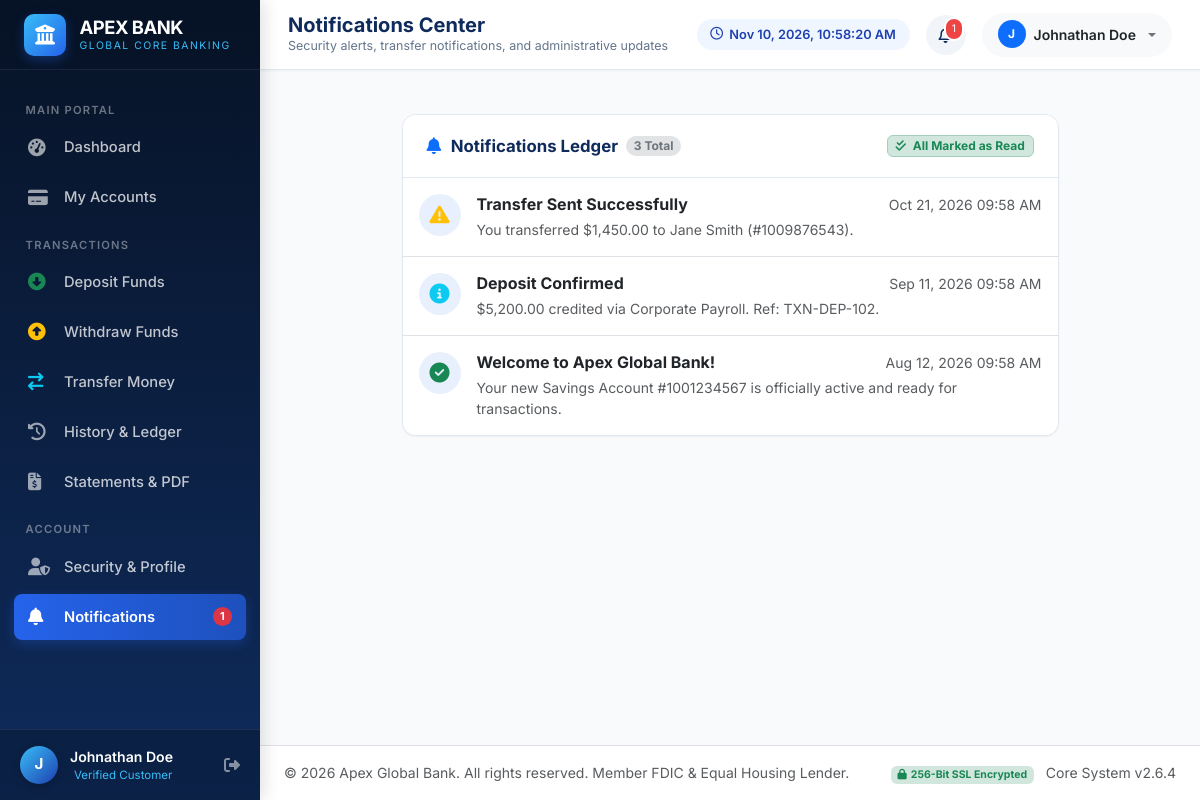
The app's page /customer/notifications (signed in) with its own data.
### models.py (models this page shows, shortened)
class User(db.Model):
    __tablename__ = 'users'
    id = db.Column(db.Integer, primary_key=True)
    username = db.Column(db.String(50), unique=True, nullable=False, index=True)
    email = db.Column(db.String(120), unique=True, nullable=False, index=True)
    password_hash = db.Column(db.String(255), nullable=False)
    full_name = db.Column(db.String(100), nullable=False)
    phone = db.Column(db.String(20), nullable=True)
    address = db.Column(db.String(255), nullable=True)
    role = db.Column(db.String(20), nullable=False, default='customer')  # 'customer' or 'admin'
    is_active = db.Column(db.Boolean, default=True)
    created_at = db.Column(db.DateTime, default=utc_now)
    accounts = db.relationship('Account', backref='user', lazy=True, cascade='all, delete-orphan')
    notifications = db.relationship('Notification', backref='user', lazy=True, cascade='all, delete-orphan')

class Notification(db.Model):
    __tablename__ = 'notifications'
    id = db.Column(db.Integer, primary_key=True)
    user_id = db.Column(db.Integer, db.ForeignKey('users.id'), nullable=False)
    title = db.Column(db.String(120), nullable=False)
    message = db.Column(db.Text, nullable=False)
    type = db.Column(db.String(20), nullable=False, default='info')  # 'info', 'success', 'warning', 'danger'
    is_read = db.Column(db.Boolean, default=False, index=True)
    created_at = db.Column(db.DateTime, default=utc_now, index=True)

### routes/customer_routes.py (the view)
@customer_bp.route('/notifications')
@login_required
@customer_required
def notifications():
    user = get_current_user()
    notifs = Notification.query.filter_by(user_id=user.id).order_by(Notification.created_at.desc()).all()
    Notification.query.filter_by(user_id=user.id, is_read=False).update({'is_read': True})
    db.session.commit()
    return render_template('customer/notifications.html', notifications=notifs)

### routes/customer_routes.py (called while the page is built)
def get_current_user():
    return User.query.get(session.get('user_id'))

### templates/customer/notifications.html (shortened to what this page needs)
{% extends "base.html" %}
{% block page_title %}Notifications Center{% endblock %}
{% block page_subtitle %}Security alerts, transfer notifications, and administrative updates{% endblock %}
{% block content %}
<div class="row justify-content-center">
  <div class="col-lg-9">
    <div class="bank-card">
      <div class="bank-card-header">
        <div class="d-flex align-items-center gap-2">
          <h3 class="bank-card-title m-0">
            <i class="fa-solid fa-bell text-primary"></i> Notifications Ledger
          </h3>
          <span class="badge bg-secondary-subtle text-secondary rounded-pill">{{ notifications|length }} Total</span>
        </div>
        <span class="badge bg-success-subtle text-success border border-success-subtle">
          <i class="fa-solid fa-check-double me-1"></i> All Marked as Read
        </span>
      </div>
      <div class="bank-card-body p-0">
        {% if notifications %}
        <div class="list-group list-group-flush">
          {% for notif in notifications %}
          <div class="list-group-item p-3 d-flex align-items-start gap-3">
            <div class="rounded-circle p-2 d-flex align-items-center justify-content-center flex-shrink-0" style="width: 42px; height: 42px; background: rgba(37, 99, 235, 0.1);">
              {% if notif.type == 'success' %}
                <i class="fa-solid fa-circle-check text-success fs-5"></i>
              {% elif notif.type == 'warning' %}
                <i class="fa-solid fa-triangle-exclamation text-warning fs-5"></i>
              {% elif notif.type == 'danger' %}
                <i class="fa-solid fa-circle-exclamation text-danger fs-5"></i>
              {% else %}
                <i class="fa-solid fa-circle-info text-info fs-5"></i>
              {% endif %}
            </div>
            <div class="flex-grow-1">
              <div class="d-flex justify-content-between align-items-center mb-1">
                <h6 class="fw-bold text-dark mb-0">{{ notif.title }}</h6>
                <small class="text-muted">{{ notif.created_at.strftime('%b %d, %Y %I:%M %p') }}</small>
              </div>
              <p class="text-muted small mb-0">{{ notif.message }}</p>
            </div>
          </div>
          {% endfor %}
        </div>
        {% else %}
        <div class="text-center py-5 text-muted">
          <i class="fa-regular fa-bell-slash fs-2 d-block mb-2 text-secondary"></i>
          You have no notifications at this time.
        </div>
        {% endif %}
      </div>
    </div>
  </div>
</div>
{% endblock %}

### templates/base.html (shortened to what this page needs)
<!DOCTYPE html>
<html lang="en">
<head>
  <link href="https://cdn.jsdelivr.net/npm/bootstrap@5.3.3/dist/css/bootstrap.min.css" rel="stylesheet">
  <link rel="stylesheet" href="https://cdnjs.cloudflare.com/ajax/libs/font-awesome/6.5.1/css/all.min.css">
  <link rel="stylesheet" href="{{ url_for('static', filename='css/style.css') }}">
</head>
<body>
<div class="app-wrapper">
  {% if session.get('user_id') %}
  <aside class="sidebar">
    <div class="sidebar-brand">
      <div class="brand-icon-box">
        <i class="fa-solid fa-building-columns"></i>
      </div>
      <div>
        <div class="brand-text">APEX BANK</div>
        <span class="brand-subtext">GLOBAL CORE BANKING</span>
      </div>
    </div>
    <div class="sidebar-nav">
      {% if session.get('user_role') == 'admin' %}
        <div class="nav-section-title">Administration</div>
        <div class="sidebar-item">
          <a href="{{ url_for('admin.dashboard') }}" class="sidebar-link {% if request.endpoint == 'admin.dashboard' %}active{% endif %}">
            <i class="fa-solid fa-chart-pie"></i> Control Center
          </a>
        </div>
        <div class="sidebar-item">
          <a href="{{ url_for('admin.customers') }}" class="sidebar-link {% if request.endpoint in ['admin.customers', 'admin.customer_detail'] %}active{% endif %}">
            <i class="fa-solid fa-users-gear"></i> Manage Customers
          </a>
        </div>
        <div class="sidebar-item">
          <a href="{{ url_for('admin.accounts') }}" class="sidebar-link {% if request.endpoint == 'admin.accounts' %}active{% endif %}">
            <i class="fa-solid fa-vault"></i> Bank Accounts
          </a>
        </div>
        <div class="sidebar-item">
          <a href="{{ url_for('admin.transactions') }}" class="sidebar-link {% if request.endpoint == 'admin.transactions' %}active{% endif %}">
            <i class="fa-solid fa-list-check"></i> Audit Transactions
          </a>
        </div>
      {% else %}
        <div class="nav-section-title">Main Portal</div>
        <div class="sidebar-item">
          <a href="{{ url_for('customer.dashboard') }}" class="sidebar-link {% if request.endpoint == 'customer.dashboard' %}active{% endif %}">
            <i class="fa-solid fa-gauge-high"></i> Dashboard
          </a>
        </div>
        <div class="sidebar-item">
          <a href="{{ url_for('customer.accounts') }}" class="sidebar-link {% if request.endpoint == 'customer.accounts' %}active{% endif %}">
            <i class="fa-solid fa-credit-card"></i> My Accounts
          </a>
        </div>
        <div class="nav-section-title">Transactions</div>
        <div class="sidebar-item">
          <a href="{{ url_for('customer.deposit') }}" class="sidebar-link {% if request.endpoint == 'customer.deposit' %}active{% endif %}">
            <i class="fa-solid fa-circle-down text-success"></i> Deposit Funds
          </a>
        </div>
        <div class="sidebar-item">
          <a href="{{ url_for('customer.withdraw') }}" class="sidebar-link {% if request.endpoint == 'customer.withdraw' %}active{% endif %}">
            <i class="fa-solid fa-circle-up text-warning"></i> Withdraw Funds
          </a>
        </div>
        <div class="sidebar-item">
          <a href="{{ url_for('customer.transfer') }}" class="sidebar-link {% if request.endpoint == 'customer.transfer' %}active{% endif %}">
            <i class="fa-solid fa-arrow-right-arrow-left text-info"></i> Transfer Money
          </a>
        </div>
        <div class="sidebar-item">
          <a href="{{ url_for('customer.transactions') }}" class="sidebar-link {% if request.endpoint == 'customer.transactions' %}active{% endif %}">
            <i class="fa-solid fa-clock-rotate-left"></i> History & Ledger
          </a>
        </div>
        <div class="sidebar-item">
          <a href="{{ url_for('customer.statement') }}" class="sidebar-link {% if request.endpoint == 'customer.statement' %}active{% endif %}">
            <i class="fa-solid fa-file-invoice-dollar"></i> Statements & PDF
          </a>
        </div>
        <div class="nav-section-title">Account</div>
        <div class="sidebar-item">
          <a href="{{ url_for('customer.profile') }}" class="sidebar-link {% if request.endpoint == 'customer.profile' %}active{% endif %}">
            <i class="fa-solid fa-user-shield"></i> Security & Profile
          </a>
        </div>
        <div class="sidebar-item">
          <a href="{{ url_for('customer.notifications') }}" class="sidebar-link {% if request.endpoint == 'customer.notifications' %}active{% endif %}">
            <i class="fa-solid fa-bell"></i> Notifications
            {% if unread_notifications_count > 0 %}
            <span class="badge rounded-pill bg-danger ms-auto">{{ unread_notifications_count }}</span>
            {% endif %}
          </a>
        </div>
      {% endif %}
    </div>
    <div class="sidebar-user">
      <div class="sidebar-user-avatar">
        {{ session.get('full_name', 'U')[0] }}
      </div>
      <div class="sidebar-user-info">
        <div class="sidebar-user-name">{{ session.get('full_name') }}</div>
        <div class="sidebar-user-role">
          {% if session.get('user_role') == 'admin' %}
            <i class="fa-solid fa-shield-halved text-warning me-1"></i>Administrator
          {% else %}
            Verified Customer
          {% endif %}
        </div>
      </div>
      <a href="{{ url_for('auth.logout') }}" class="text-white-50 hover-text-white ms-2" title="Secure Logout">
        <i class="fa-solid fa-right-from-bracket"></i>
      </a>
    </div>
  </aside>
  {% endif %}
  <div class="main-content {% if not session.get('user_id') %}w-100 ms-0{% endif %}">
    {% if session.get('user_id') %}
    <header class="top-header">
      <div class="d-flex align-items-center">
        <div class="header-title-box">
          <h1>{% block page_title %}Overview{% endblock %}</h1>
          <p>{% block page_subtitle %}Apex Secure Core Banking Platform{% endblock %}</p>
        </div>
      </div>
      <div class="header-actions">
        <div class="header-time-badge d-none d-md-flex">
          <i class="fa-regular fa-clock"></i>
          <span id="liveClock">Loading...</span>
        </div>
        {% if session.get('user_role') == 'customer' %}
        <a href="{{ url_for('customer.notifications') }}" class="notif-bell-btn text-decoration-none" title="Notifications">
          {% if unread_notifications_count > 0 %}
          <span class="notif-badge">{{ unread_notifications_count }}</span>
          {% endif %}
        </a>
        {% endif %}
        <div class="dropdown">
          <button class="btn btn-outline-secondary dropdown-toggle d-flex align-items-center gap-2 border-0 bg-light py-2 px-3 rounded-pill" type="button" data-bs-toggle="dropdown">
            <span class="badge bg-primary rounded-circle p-2" style="width:28px;height:28px;display:flex;align-items:center;justify-content:center;">
              {{ session.get('full_name', 'U')[0] }}
            </span>
            <span class="d-none d-sm-inline fw-semibold small text-dark">{{ session.get('full_name') }}</span>
          </button>
        </div>
      </div>
    </header>
    {% endif %}
    <div class="container-fluid px-4 pt-3">
    </div>
    <main class="page-container">
      {% block content %}{% endblock %}
    </main>
    {% if session.get('user_id') %}
    <footer class="mt-auto py-3 bg-white border-top text-center text-muted small">
      <div class="container-fluid d-flex flex-column flex-sm-row justify-content-between align-items-center px-4">
        <div>
          &copy; {{ 2026 }} {{ bank_name }}. All rights reserved. Member FDIC & Equal Housing Lender.
        </div>
        <div class="mt-2 mt-sm-0">
          <span class="badge bg-success-subtle text-success me-2"><i class="fa-solid fa-lock me-1"></i>256-Bit SSL Encrypted</span>
          <span class="text-muted">Core System v2.6.4</span>
        </div>
      </div>
    </footer>
    {% endif %}
  </div>
</div>
</body>
</html>

### records on screen
User: get "Johnathan Doe"
Notification: type "warning" (drawn), title "Transfer Sent Successfully", created_at "Oct 21, 2026 09:58 AM", message "You transferred $1,450.00 to Jane Smith (#1009876543)."
Notification: type "info" (drawn), title "Deposit Confirmed", created_at "Sep 11, 2026 09:58 AM", message "$5,200.00 credited via Corporate Payroll. Ref: TXN-DEP-102."
Notification: type "success" (drawn), title "Welcome to Apex Global Bank!", created_at "Aug 12, 2026 09:58 AM", message "Your new Savings Account #1001234567 is officially active and ready for transactions."

### other values on screen
{{ unread_notifications_count }} "1"
{{ session.get('full_name', 'U')[0] }} "J"
{{ notifications|length }} "3"
{{ 2026 }} "2026"
{{ bank_name }} "Apex Global Bank"
